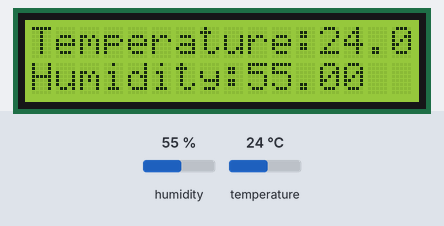
Bench run of a sketch on a simulated Arduino Uno, built with avr-gcc and run on an emulated ATmega328P. On the bench: 16×2 character LCD. Inputs (shaded band) come from the test bench; at power-on: humidity 55 %, temperature 24 °C.

Above: at 2.7 s.
2.8 s: humidity set to 22 %
At 5.3 s:
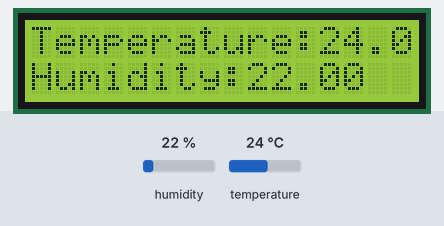
5.8 s: temperature set to 12 °C
At 7.3 s:
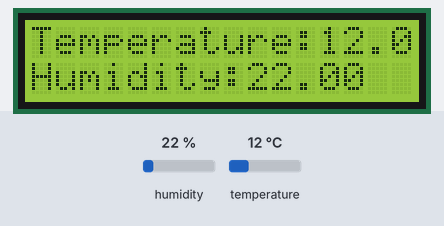
8.8 s: humidity set to 40 %
At 11.3 s:
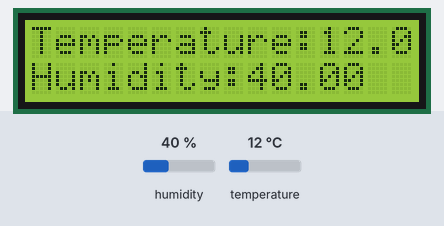
11.8 s: temperature set to 19 °C
At 13.3 s:
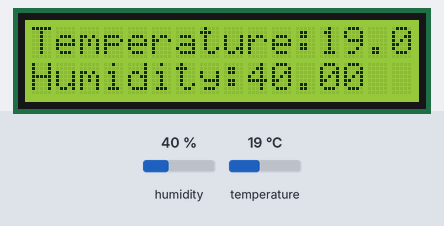
Timing chart, 0 to 14.8 s (numbered marks = the images above; inputs shaded):
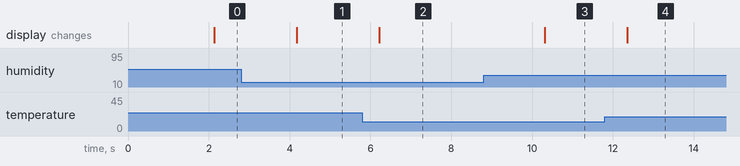

The sketch:

dht11.ino
```cpp
#include <Wire.h>               // Include the Wire library for I2C communication
#include <LiquidCrystal_I2C.h>  // Include the LiquidCrystal_I2C library for I2C display
#include <DHT.h>                // Include the DHT library for DHT11 sensor

#define DHTPIN 2                // DHT11 sensor connected to digital pin 2
#define DHTTYPE DHT11           // DHT11 sensor type

DHT dht(DHTPIN, DHTTYPE);        // Initialize the DHT11 sensor object
LiquidCrystal_I2C lcd(0x27, 16, 2);  // Initialize the I2C display object with the I2C address and display dimensions

void setup() {
  lcd.begin(16, 2);             // Initialize the display
  lcd.print("Temperature:");    // Display the initial message
  lcd.setCursor(0, 1);
  lcd.print("Humidity:");

  dht.begin();                  // Initialize the DHT11 sensor
}

void loop() {
  delay(2000);                  // Delay for 2 seconds

  float temperature = dht.readTemperature();   // Read temperature from the DHT11 sensor
  float humidity = dht.readHumidity();         // Read humidity from the DHT11 sensor

  lcd.setCursor(12, 0);         // Set cursor position for temperature display
  lcd.print("     ");           // Clear previous temperature value
  lcd.setCursor(12, 0);         // Set cursor position for temperature display
  lcd.print(temperature);       // Display temperature value

  lcd.setCursor(9, 1);          // Set cursor position for humidity display
  lcd.print("     ");           // Clear previous humidity value
  lcd.setCursor(9, 1);          // Set cursor position for humidity display
  lcd.print(humidity);          // Display humidity value
}
```

Measured:
- after the input at 2.8 s, the display: changes after 1.4 s (image 1)
- after the input at 5.8 s, the display: changes after 0.42 s (image 2)
- after the input at 8.8 s, the display: changes after 1.5 s (image 3)
- after the input at 11.8 s, the display: changes after 0.56 s (image 4)
